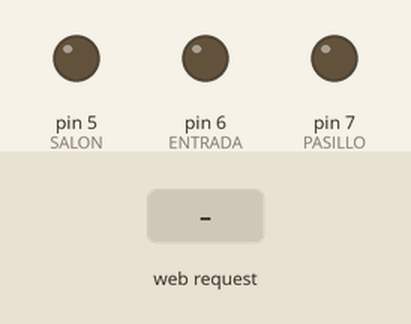
This sketch was run on a simulated Arduino Uno, built with avr-gcc and run on an emulated ATmega328P. Shown: output pins drawn as LEDs (lit = HIGH). Inputs (shaded band) come from the test bench. WiFi joins after 1.5 s; servers stay silent unless stated.

Above: at 1.2 s.
1.3 s: HTTP request GET /?LEC=SF received
At 2.3 s:
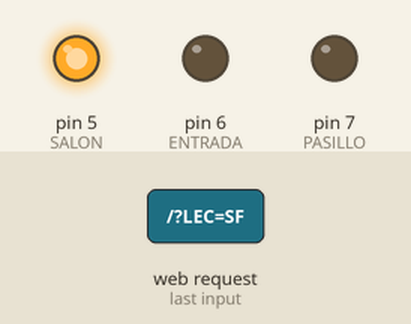
2.8 s: HTTP request GET /?LEC=EF received
At 3.4 s:
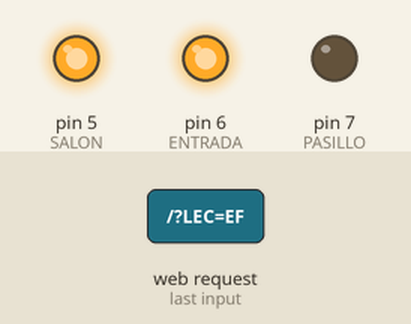
4.3 s: HTTP request GET /?LEC=ST received
At 4.6 s:
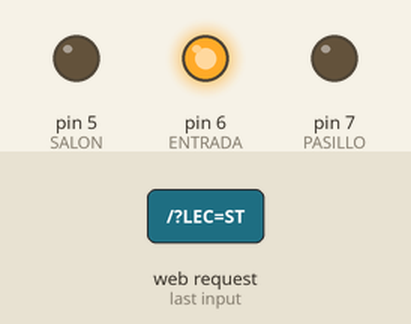
5.8 s: HTTP request GET /?LEC=PF received
At 7.0 s:
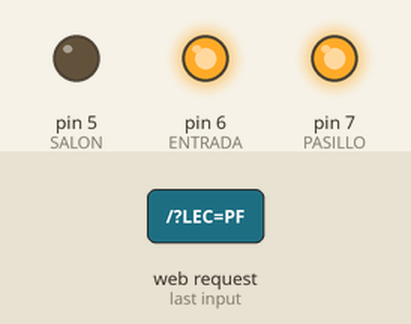
7.3 s: HTTP request GET /?LEC=ET received
At 8.1 s:
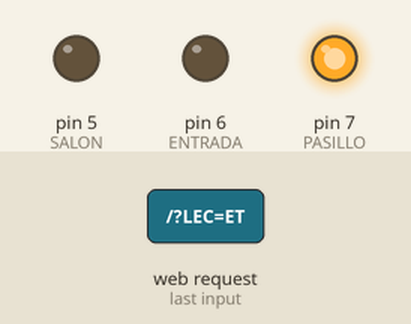
8.8 s: HTTP request GET /?LEC=PT received
At 9.2 s:
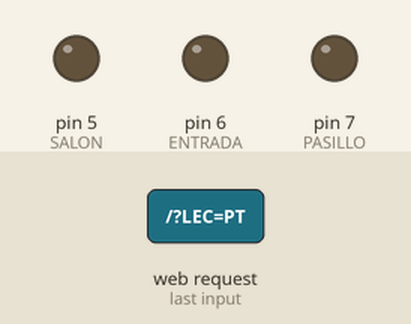
Timing chart, 0 to 11.3 s (numbered marks = the images above; inputs shaded):
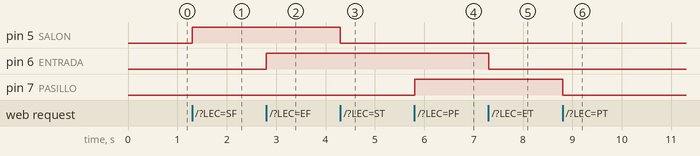

The sketch:

DomoCasaMidleV2.ino
```cpp
#include <SPI.h>
#include <Ethernet.h>

//Declaración de la direcciones MAC e IP. También del puerto 80
byte mac[]={0xDE,0xAD,0xBE,0xEF,0xFE,0xED}; //MAC
IPAddress ip(192,168,1,100); //IP
EthernetServer servidor(80);

int SALON=5;
int ENTRADA=6;
int PASILLO=7;
String readString=String(30);
String stateS=String(3);
String stateE=String(3);
String stateP=String(3);

void setup()
{
  Ethernet.begin(mac, ip); //Inicializamos con las direcciones asignadas
  servidor.begin();
  pinMode(SALON,OUTPUT);
  pinMode(ENTRADA, OUTPUT);
  pinMode(PASILLO,OUTPUT);
  digitalWrite(SALON,LOW);
  digitalWrite(ENTRADA,LOW);
  digitalWrite(PASILLO,LOW);
  stateS="OFF";
  stateE="OFF";
  stateP="OFF";
}

void loop(){
  EthernetClient cliente= servidor.available();
  if(cliente){
    boolean lineaenblanco=true;
    while(cliente.connected())//Cliente conectado
    {
      if(cliente.available()){
        char c=cliente.read();
        if(readString.length()<30){//Leemos petición HTTP caracter a caracter
          readString.concat(c); //Almacenar los caracteres en la variable readString
        }
        if(c=='\n' && lineaenblanco){//Si la petición HTTP ha finalizado
          int LEC = readString.indexOf("LEC=");
          if(readString.substring(LEC,LEC+6)=="LEC=ST"){
            digitalWrite(SALON,LOW);
            stateS="OFF";
          }else if (readString.substring(LEC,LEC+6)=="LEC=SF"){
            digitalWrite(SALON,HIGH);
            stateS="ON";
          }else if (readString.substring(LEC,LEC+6)=="LEC=ET"){
            digitalWrite(ENTRADA,LOW);
            stateE="OFF";
          }else if (readString.substring(LEC,LEC+6)=="LEC=EF"){
            digitalWrite(ENTRADA,HIGH);
            stateE="ON";
          }else if (readString.substring(LEC,LEC+6)=="LEC=PT"){
            digitalWrite(PASILLO,LOW);
            stateP="OFF";
          }else if (readString.substring(LEC,LEC+6)=="LEC=PF"){
            digitalWrite(PASILLO,HIGH);
            stateP="ON";
          }


          //Cabecera HTTP estándar
          cliente.println("HTTP/1.1 200 OK");
          cliente.println("Content-Type: text/html");
          cliente.println();
          //Página Web en HTML

cliente.print("<!DOCTYPE html><html><head><title>DomoCasa - Bytelchus</title></head><body style='margin:0; padding:0;'><header style='background: url(http://bytelchus.com/wp-content/uploads/2014/01/bg-main-block-short.jpg); margin: 0 auto 20px auto;'><center><img src='http://bytelchus.com/wp-content/uploads/2014/01/cropped-logo1.png'></center></header><article style='margin: 0 auto; width: 90%; text-aling: center;'>");

cliente.print("<section>Luz de la <span style='font-weight: bold;'>ENTRADA:");
cliente.print(stateE);
cliente.print("</span><br><br><center><input type=submit value=OFF style=width:200px;height:75px onClick=location.href='./?LEC=ET\'><input type=submit value=ON style=width:200px;height:75px onClick=location.href='./?LEC=EF\'></center></section>");

cliente.print("<section><hr/> Luz del <span style='font-weight: bold;'>SALON: ");
cliente.print(stateS);
cliente.print("</span><br><br><center><input type=submit value=OFF style=width:200px;height:75px onClick=location.href='./?LEC=ST\'><input type=submit value=ON style=width:200px;height:75px onClick=location.href='./?LEC=SF\'></center></section>");

cliente.print("<section><hr/>Luz del <span style='font-weight: bold;'>PASILLO: ");
cliente.print(stateP);
cliente.print("</span><br><br><center><input type=submit value=OFF style=width:200px;height:75px onClick=location.href='./?LEC=PT\'><input type=submit value=ON style=width:200px;height:75px onClick=location.href='./?LEC=PF\'></center></section></article></body></html>");

    cliente.stop();//Cierro conexión con el cliente
          readString="";
        }
      }
    }
  }
}
```

Measured:
- after the input at 1.3 s, pin 5 (SALON): LOW → HIGH at once
- after the input at 2.8 s, pin 6 (ENTRADA): LOW → HIGH at once
- after the input at 4.3 s, pin 5 (SALON): HIGH → LOW at once
- after the input at 5.8 s, pin 7 (PASILLO): LOW → HIGH at once
- after the input at 7.3 s, pin 6 (ENTRADA): HIGH → LOW at once
- after the input at 8.8 s, pin 7 (PASILLO): HIGH → LOW at once
